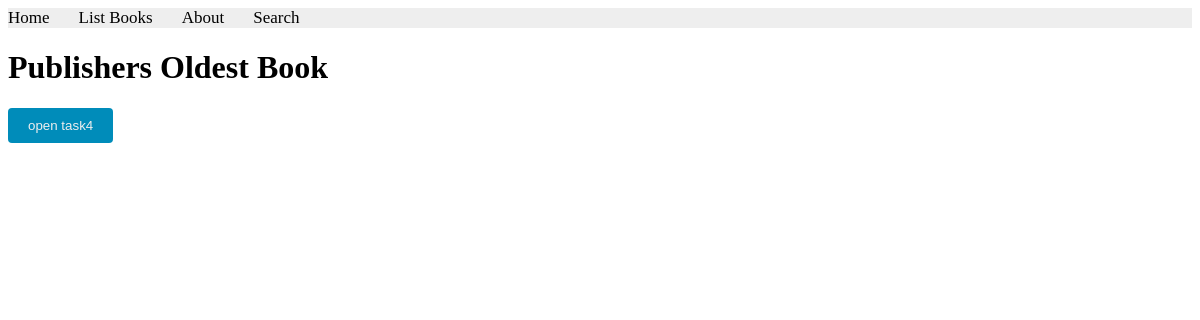
Page /books/lab8/task3/ on the earlier database version.
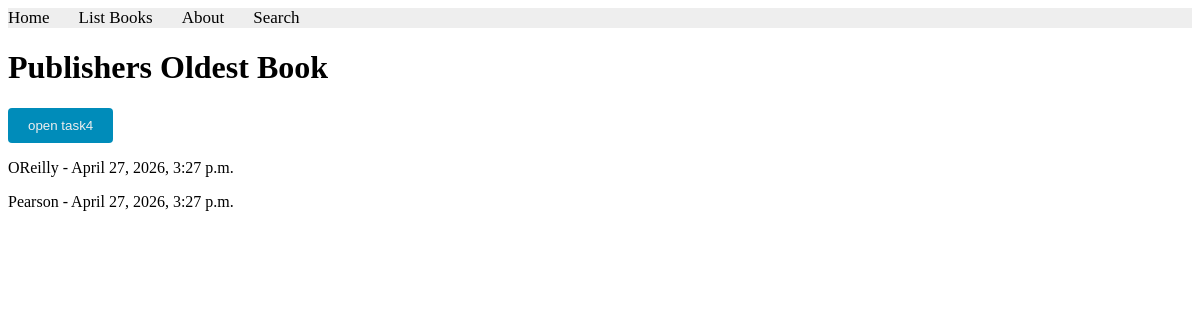
Same page on the later database version.
### apps/bookmodule/models.py (models this page shows)
class Publisher(models.Model):
    name = models.CharField(max_length=200)
    location = models.CharField(max_length=300)

### apps/bookmodule/views.py (the view)
# urls.py: path('lab8/task3/', views.task3, name="books.lab8.task3"),
def task3(request):
    data = Publisher.objects.annotate(oldest_book=Min('book__pubdate'))
    return render(request, 'bookmodule/lab9/task3.html', {'data': data})

### apps/templates/bookmodule/lab9/task3.html (shortened to what this page needs)
{% extends "layouts/base.html" %}
{% load static %}
{% block content %}
<h1>Publishers Oldest Book</h1>
<button class="lab9-btn">
        <a href="{% url 'books.lab9.task4' %}">open task4</a>
    </button>
{% for p in data %}
<p>{{ p.name }} - {{ p.oldest_book }}</p>
{% endfor %}
{% endblock content %}

Differences in the rows shown:
added Publisher: name "OReilly", oldest_book "April 27, 2026, 3:27 p.m."
added Publisher: name "Pearson", oldest_book "April 27, 2026, 3:27 p.m."
